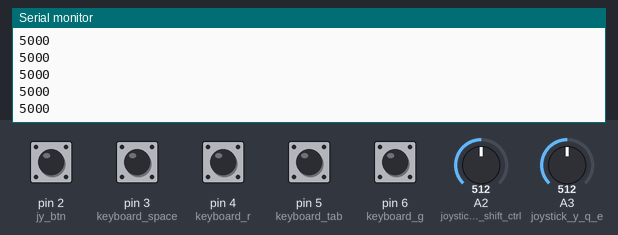
Simulated run of this sketch. Board: Arduino Uno, built with avr-gcc and run on an emulated ATmega328P. Parts: the last lines printed to the serial monitor. The inputs (shaded band) are chosen by the test bench; at power-on: pin 2 (jy_btn) HIGH, pin 3 (keyboard_space), pin 4 (keyboard_r), pin 5 (keyboard_tab), pin 6 (keyboard_g) LOW, A2 (joystick_x_shift_ctrl) = 512, A3 (joystick_y_q_e) = 512.

Above: at 1.2 s.
1.3 s: A2 (joystick_x_shift_ctrl) set to 440
At 1.47 s:
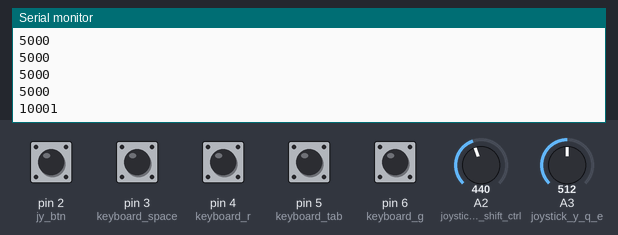
2.8 s: A3 (joystick_y_q_e) set to 440
At 2.86 s:
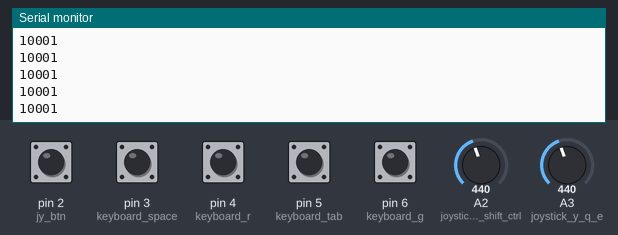
4.3 s: pin 2 (jy_btn) pulled LOW for 0.15 s
5.9 s: pin 3 (keyboard_space) pulled HIGH for 0.15 s
7.5 s: pin 4 (keyboard_r) pulled HIGH for 0.15 s
9.1 s: pin 5 (keyboard_tab) pulled HIGH for 0.15 s
Timing chart, 0 to 11.7 s (numbered marks = the images above; inputs shaded):
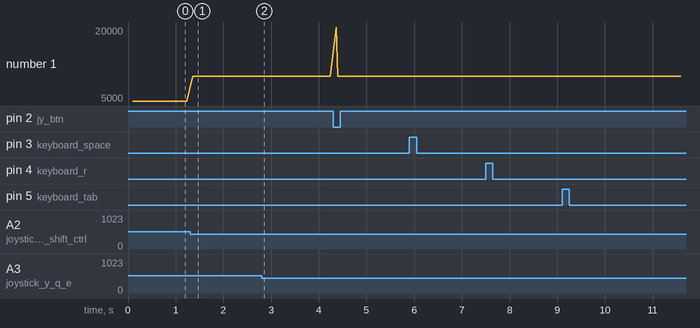

Measured:
- after the input at 1.3 s, the serial monitor: prints a new line after 0.06 s (image 1)
- plotted number 1: 5000 → 10001 after the input at 1.3 s

The sketch:

sketch_dec29a.ino
```cpp
#include <Wire.h>

//int joystick_x = A0;
//int joystick_y = A1;

int joystick_x_shift_ctrl = A2;
int joystick_y_q_e = A3;

int jy_btn = 2;

int keyboard_space = 3;
int keyboard_r = 4;
int keyboard_tab = 5;
int keyboard_g = 6;

long lastBtn = millis();
long thresh = 100;

//String s_jy_x;
//String s_jy_y;

void setup()
{
  Serial.begin(9600);

  //pinMode(joystick_x, INPUT);
  //pinMode(joystick_y, INPUT);
  pinMode(joystick_x_shift_ctrl, INPUT);
  pinMode(joystick_y_q_e, INPUT);
  pinMode(keyboard_space, INPUT);
  pinMode(keyboard_r, INPUT);
  pinMode(keyboard_tab, INPUT);
  pinMode(keyboard_g, INPUT);
  pinMode(jy_btn, INPUT_PULLUP);
}

void loop()
{
  //int jyx = analogRead(joystick_x);
  //int jyy = analogRead(joystick_y);

  int vert = analogRead(joystick_x_shift_ctrl);
  int horz = analogRead(joystick_y_q_e);

  int btnspace = digitalRead(keyboard_space);
  int btnr = digitalRead(keyboard_r);
  int btntab = digitalRead(keyboard_tab);
  int btng = digitalRead(keyboard_g);

  int btnjy = digitalRead(jy_btn);

  //jyx = map(jyx,0,1023,1023,0);
  //jyy = map(jyy,0,1023,768,0);
  //jyx = jyx * -1;

//s_jy_x = String(jyx);
//s_jy_y = String(jyy);

  if (millis() - lastBtn > thresh)
  {
    //Serial.println(s_jy_x);
    //Serial.println(s_jy_y);
    //delay(25);
    if(btnspace == HIGH)
      {
        Serial.println("10007");
        delay(25);
      }
      if(btnjy == 0)
      {
        Serial.println("20000");
        delay(25);
      }
    if(btnr == HIGH)
      {
        Serial.println("10006");
        delay(25);
      }
    if(btntab == HIGH)
      {
        Serial.println("10005");
        delay(25);
      }
    if(btng == HIGH)
      {
        Serial.println("10004");
        delay(25);
      }
    if (vert > 450 && vert < 600 && horz> 450 && horz< 600)//stop
      {
        Serial.println("5000");
        delay(25);
      }
    else
    {
      if(horz < 450)
      {
        Serial.println("10003");//3
        delay(25);
       }
    if(horz > 600)
      {
        Serial.println("10002");//2
        delay(25);
      }
    if(vert < 450)
      {
        Serial.println("10001");
        delay(25);
      }
    if(vert > 550)
      {
        Serial.println("10000");
        delay(25);
      }
    }
    lastBtn = millis();
    delay(25);
  }
}
```
